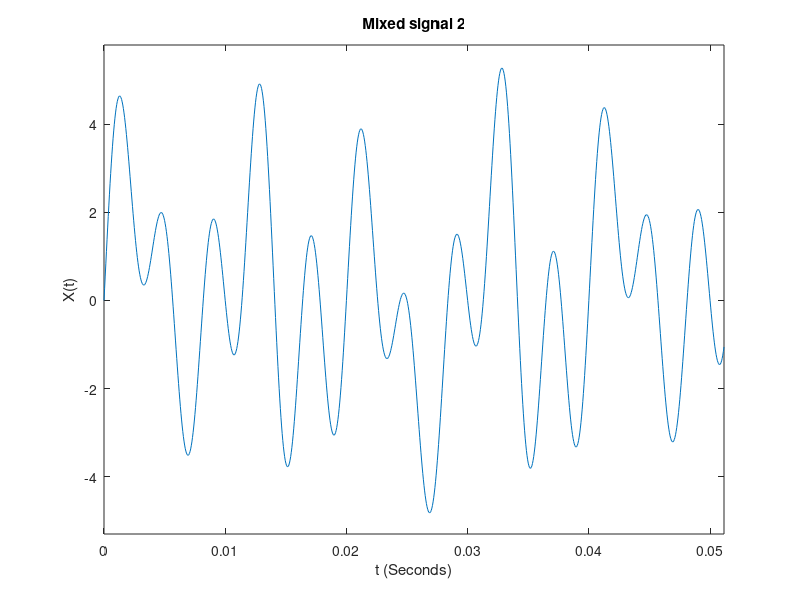
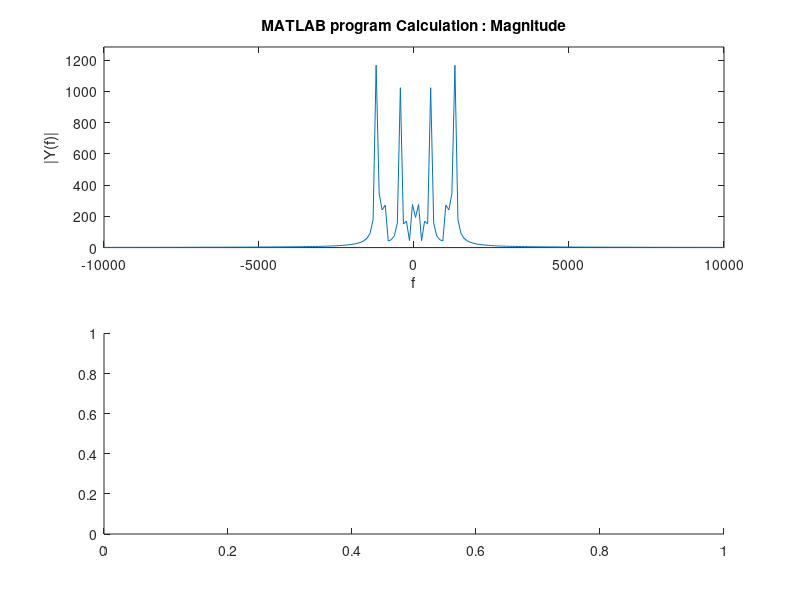

These charts were generated, in order, by the following MATLAB code: (Note: this script raises an error after producing the figures.)
%%%%%%%%%%%%%%%%%%%%%%%%%%%%%%%%%%%%%%%%%%%%%%%%%%%%%%%%%%%%%%%%%%%%%%%%%%%
%%%%%%%%%%%%%%%%%%%%%%%%%%%%%%% SECTION 1 %%%%%%%%%%%%%%%%%%%%%%%%%%%%%%%%%
%%%%%%%%%%%%%%%%%%%%%%%%%%%%%%%%%%%%%%%%%%%%%%%%%%%%%%%%%%%%%%%%%%%%%%%%%%%
clc
clear all
close all

Fs = 1e5;              % Sampling frequency                    
T = 1/Fs;              % Sampling period       
L = 2^10;               % Length of signal
t = (0:L-1)*(5*T);     % Time vector
f = linspace(-Fs/2,Fs/2,L);

%Choose for sig a value between [1, 7]
sig = 7;
switch sig
    case 1
        signal_title = 'Signal with one signusoid and random noise';
        S = 0.7*sin(2*pi*50*t); 
        X = S + 2*randn(size(t));         
    case 2
        signal_title = 'Sinusoids with Random Noise';
        S = 0.7*sin(2*pi*50*t) + sin(2*pi*120*t); 
        X = S + 2*randn(size(t));         
    case 3
        signal_title = 'Single sinusoids';
        X = sin(2*pi*t);         
    case 4
        signal_title = 'Summation of two sinusoids';
        X = sin(2*pi*t) + cos(2*pi*t);     
    case 5
        signal_title = 'Single Sinusoids with Exponent';
        X = sin(2*pi*10*t).*exp(-abs(t));  
    case 6
        signal_title = 'Mixed signal 1';
        X = sin(2*pi*10*t).*exp(-t)+sin(2*pi*t)+7*sin(2*pi*+5*t)+7*cos(2*pi*+20*t)+5*sin(2*pi*+50*t);
    case 7
        signal_title = 'Mixed signal 2';
        X = 2*sin(2*pi*100*t).*exp(-t)+2.5*sin(2*pi*+250*t)+sin(2*pi*+50*t).*cos(2*pi*+20*t)+1.5*sin(2*pi*+50*t).*sin(2*pi*+150*t);
end

plot(t(1:end),X(1:end))
title(signal_title)
axis([min(t) max(t) 1.1*min(X) 1.1*max(X)]);
xlabel('t (Seconds)')
ylabel('X(t)')

% dlmwrite will generate text file which represents the time domain signal.
% dlmwrite('time_function.txt', X, 'delimiter','\t');
fid=fopen('time_function.txt','w');
b=fprintf(fid,'%0.15f\n',X); % 15-Digit accuracy
fclose(fid);

tic
fy =fft(X);
toc
fy = fftshift(fy);
figure(2);
subplot(2,1,1)
plot(f,abs(fy));
axis([-Fs/(2*5) Fs/(2*5) 0 1.1*max(abs(fy))]);
xlabel('f');
ylabel('|Y(f)|');
title('MATLAB program Calculation : Magnitude');

subplot(2,1,2)
plot(f,phase(fy));
xlim([-Fs/(2*5) Fs/(2*5)]);
xlabel('f');
ylabel('phase(Y(f))');
title('MATLAB program Calculation : Phase');

%%
%%%%%%%%%%%%%%%%%%%%%%%%%%%%%%%%%%%%%%%%%%%%%%%%%%%%%%%%%%%%%%%%%%%%%%%%%%%
%%%%%%%%%%%%%%%%%%%%%%%%%%%%%%% SECTION 2 %%%%%%%%%%%%%%%%%%%%%%%%%%%%%%%%%
%%%%%%%%%%%%%%%%%%%%%%%%%%%%%%%%%%%%%%%%%%%%%%%%%%%%%%%%%%%%%%%%%%%%%%%%%%%
% Read C++ transformed data file
fullData = load('frequency_function.txt');
A=1;
B=A+1;
l=1;
Z=zeros(length(fullData)/2,1);
while (l<=length(Z))
Z(l) = fullData(A)+fullData(B)*1i;
A = A+2;
B = B+2;
l=l+1;
end

% % Comparsion of the MATLAB and C++ fft calculation.
figure;
subplot(2,1,1)
plot(f,abs(fftshift(fft(X))))
hold on
%Multiplied by sqrt(n) to verify our C++ code with  MATLAB implemenrtation.
%plot(f,(sqrt(length(Z))*abs(fftshift(Z))), '--o')
plot(f,abs(fftshift(Z)), '--o') % fftOptimized
axis([-Fs/(2*5) Fs/(2*5) 0 1.1*max(abs(fy))]);
xlabel('f');
title('Main reference for Magnitude')
legend('MATLAB','C++')

subplot(2,1,2)
plot(f,phase(fftshift(fft(X))))
hold on
plot(f,phase(fftshift(Z)),'--o')
xlim([-Fs/(2*5) Fs/(2*5)])
title('Main reference for Phase')
xlabel('f');
legend('MATLAB','C++')
% 
% % IFFT test comparision Plot
% figure; plot(X); hold on; plot(real(Z),'--o');
